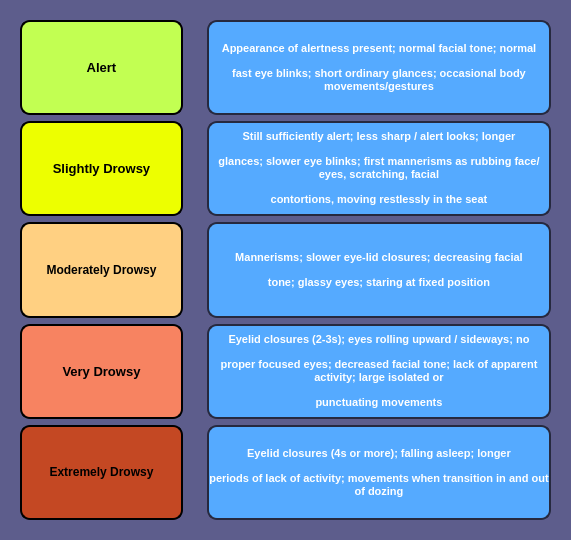
<?xml version="1.0" encoding="UTF-8"?>
<ui version="4.0">
 <class>ParticipantInfo</class>
 <widget class="QWidget" name="ParticipantInfo">
  <property name="geometry">
   <rect>
    <x>0</x>
    <y>0</y>
    <width>571</width>
    <height>540</height>
   </rect>
  </property>
  <property name="windowTitle">
   <string>Form</string>
  </property>
  <property name="styleSheet">
   <string notr="true">background-color: rgb(93, 93, 140)</string>
  </property>
  <layout class="QHBoxLayout" name="horizontalLayout" stretch="2,4">
   <item>
    <widget class="QWidget" name="widget" native="true">
     <layout class="QVBoxLayout" name="verticalLayout_2">
      <item>
       <widget class="QLabel" name="label">
        <property name="styleSheet">
         <string notr="true">border: 2px solid rgb(0, 0, 0); background-color:rgb(194, 255, 82);border-radius: 10px</string>
        </property>
        <property name="text">
         <string>&lt;html&gt;&lt;head/&gt;&lt;body&gt;&lt;p&gt;&lt;span style=&quot; font-size:10pt; font-weight:600;&quot;&gt;Alert&lt;/span&gt;&lt;/p&gt;&lt;/body&gt;&lt;/html&gt;</string>
        </property>
        <property name="alignment">
         <set>Qt::AlignCenter</set>
        </property>
       </widget>
      </item>
      <item>
       <widget class="QLabel" name="label_10">
        <property name="styleSheet">
         <string notr="true">background-color:rgb(237, 255, 0); border: 2px solid black; border-radius: 10px</string>
        </property>
        <property name="text">
         <string>&lt;html&gt;&lt;head/&gt;&lt;body&gt;&lt;p&gt;&lt;span style=&quot; font-size:10pt; font-weight:600;&quot;&gt;Slightly Drowsy&lt;/span&gt;&lt;/p&gt;&lt;/body&gt;&lt;/html&gt;</string>
        </property>
        <property name="alignment">
         <set>Qt::AlignCenter</set>
        </property>
       </widget>
      </item>
      <item>
       <widget class="QLabel" name="label_2">
        <property name="styleSheet">
         <string notr="true">background-color:rgb(255, 208, 130); border: 2px solid black; border-radius: 10px</string>
        </property>
        <property name="text">
         <string>&lt;html&gt;&lt;head/&gt;&lt;body&gt;&lt;p&gt;&lt;span style=&quot; font-size:9pt; font-weight:600;&quot;&gt;Moderately Drowsy&lt;/span&gt;&lt;/p&gt;&lt;/body&gt;&lt;/html&gt;</string>
        </property>
        <property name="alignment">
         <set>Qt::AlignCenter</set>
        </property>
       </widget>
      </item>
      <item>
       <widget class="QLabel" name="label_3">
        <property name="styleSheet">
         <string notr="true">background-color:rgb(247, 131, 97); border: 2px solid black; border-radius: 10px</string>
        </property>
        <property name="text">
         <string>&lt;html&gt;&lt;head/&gt;&lt;body&gt;&lt;p&gt;&lt;span style=&quot; font-size:10pt; font-weight:600;&quot;&gt;Very Drowsy&lt;/span&gt;&lt;/p&gt;&lt;/body&gt;&lt;/html&gt;</string>
        </property>
        <property name="alignment">
         <set>Qt::AlignCenter</set>
        </property>
       </widget>
      </item>
      <item>
       <widget class="QLabel" name="label_4">
        <property name="styleSheet">
         <string notr="true">background-color:rgb(196, 72, 35); border: 2px solid black; border-radius: 10px</string>
        </property>
        <property name="text">
         <string>&lt;html&gt;&lt;head/&gt;&lt;body&gt;&lt;p&gt;&lt;span style=&quot; font-size:9pt; font-weight:600;&quot;&gt;Extremely Drowsy&lt;/span&gt;&lt;/p&gt;&lt;/body&gt;&lt;/html&gt;</string>
        </property>
        <property name="alignment">
         <set>Qt::AlignCenter</set>
        </property>
       </widget>
      </item>
     </layout>
    </widget>
   </item>
   <item>
    <widget class="QWidget" name="widget_2" native="true">
     <layout class="QVBoxLayout" name="verticalLayout">
      <item>
       <widget class="QLabel" name="label_5">
        <property name="font">
         <font>
          <pointsize>8</pointsize>
          <weight>75</weight>
          <bold>true</bold>
         </font>
        </property>
        <property name="styleSheet">
         <string notr="true">background-color:rgb(85, 170, 255); border:2px solid rgb(38, 41, 63); border-radius: 10px</string>
        </property>
        <property name="text">
         <string>&lt;html&gt;&lt;head/&gt;&lt;body&gt;&lt;p&gt;&lt;span style=&quot; color:#ffffff;&quot;&gt;Appearance of alertness present; normal facial tone; normal&lt;/span&gt;&lt;/p&gt;&lt;p&gt;&lt;span style=&quot; color:#ffffff;&quot;&gt;fast eye blinks; short ordinary glances; occasional body movements/gestures&lt;/span&gt;&lt;/p&gt;&lt;/body&gt;&lt;/html&gt;</string>
        </property>
        <property name="alignment">
         <set>Qt::AlignCenter</set>
        </property>
        <property name="wordWrap">
         <bool>true</bool>
        </property>
       </widget>
      </item>
      <item>
       <widget class="QLabel" name="label_6">
        <property name="font">
         <font>
          <pointsize>8</pointsize>
          <weight>75</weight>
          <bold>true</bold>
         </font>
        </property>
        <property name="styleSheet">
         <string notr="true">background-color:rgb(85, 170, 255); border:2px solid rgb(38, 41, 63); border-radius: 10px</string>
        </property>
        <property name="text">
         <string>&lt;html&gt;&lt;head/&gt;&lt;body&gt;&lt;p align=&quot;center&quot;&gt;&lt;span style=&quot; color:#ffffff;&quot;&gt;Still sufficiently alert; less sharp / alert looks; longer&lt;/span&gt;&lt;/p&gt;&lt;p align=&quot;center&quot;&gt;&lt;span style=&quot; color:#ffffff;&quot;&gt;glances; slower eye blinks; first mannerisms as rubbing face/eyes, scratching, facial&lt;/span&gt;&lt;/p&gt;&lt;p align=&quot;center&quot;&gt;&lt;span style=&quot; color:#ffffff;&quot;&gt;contortions, moving restlessly in the seat&lt;/span&gt;&lt;/p&gt;&lt;/body&gt;&lt;/html&gt;</string>
        </property>
        <property name="alignment">
         <set>Qt::AlignCenter</set>
        </property>
        <property name="wordWrap">
         <bool>true</bool>
        </property>
       </widget>
      </item>
      <item>
       <widget class="QLabel" name="label_7">
        <property name="font">
         <font>
          <pointsize>8</pointsize>
          <weight>75</weight>
          <bold>true</bold>
         </font>
        </property>
        <property name="styleSheet">
         <string notr="true">background-color:rgb(85, 170, 255); border:2px solid rgb(38, 41, 63); border-radius: 10px</string>
        </property>
        <property name="text">
         <string>&lt;html&gt;&lt;head/&gt;&lt;body&gt;&lt;p&gt;&lt;span style=&quot; color:#ffffff;&quot;&gt;Mannerisms; slower eye-lid closures; decreasing facial&lt;/span&gt;&lt;/p&gt;&lt;p&gt;&lt;span style=&quot; color:#ffffff;&quot;&gt;tone; glassy eyes; staring at fixed position&lt;/span&gt;&lt;/p&gt;&lt;/body&gt;&lt;/html&gt;</string>
        </property>
        <property name="alignment">
         <set>Qt::AlignCenter</set>
        </property>
        <property name="wordWrap">
         <bool>true</bool>
        </property>
       </widget>
      </item>
      <item>
       <widget class="QLabel" name="label_8">
        <property name="font">
         <font>
          <pointsize>8</pointsize>
          <weight>75</weight>
          <bold>true</bold>
         </font>
        </property>
        <property name="styleSheet">
         <string notr="true">background-color:rgb(85, 170, 255); border:2px solid rgb(38, 41, 63); border-radius: 10px</string>
        </property>
        <property name="text">
         <string>&lt;html&gt;&lt;head/&gt;&lt;body&gt;&lt;p&gt;&lt;span style=&quot; color:#ffffff;&quot;&gt;Eyelid closures (2-3s); eyes rolling upward / sideways; no&lt;/span&gt;&lt;/p&gt;&lt;p&gt;&lt;span style=&quot; color:#ffffff;&quot;&gt;proper focused eyes; decreased facial tone; lack of apparent activity; large isolated or&lt;/span&gt;&lt;/p&gt;&lt;p&gt;&lt;span style=&quot; color:#ffffff;&quot;&gt;punctuating movements&lt;/span&gt;&lt;/p&gt;&lt;/body&gt;&lt;/html&gt;</string>
        </property>
        <property name="alignment">
         <set>Qt::AlignCenter</set>
        </property>
        <property name="wordWrap">
         <bool>true</bool>
        </property>
       </widget>
      </item>
      <item>
       <widget class="QLabel" name="label_9">
        <property name="font">
         <font>
          <pointsize>8</pointsize>
         </font>
        </property>
        <property name="styleSheet">
         <string notr="true">background-color:rgb(85, 170, 255); border:2px solid rgb(38, 41, 63); border-radius: 10px</string>
        </property>
        <property name="text">
         <string>&lt;html&gt;&lt;head/&gt;&lt;body&gt;&lt;p&gt;&lt;span style=&quot; font-weight:600; color:#ffffff;&quot;&gt;Eyelid closures (4s or more); falling asleep; longer&lt;/span&gt;&lt;/p&gt;&lt;p&gt;&lt;span style=&quot; font-weight:600; color:#ffffff;&quot;&gt;periods of lack of activity; movements when transition in and out of dozing&lt;/span&gt;&lt;/p&gt;&lt;/body&gt;&lt;/html&gt;</string>
        </property>
        <property name="alignment">
         <set>Qt::AlignCenter</set>
        </property>
        <property name="wordWrap">
         <bool>true</bool>
        </property>
       </widget>
      </item>
     </layout>
    </widget>
   </item>
  </layout>
 </widget>
 <resources/>
 <connections/>
</ui>
